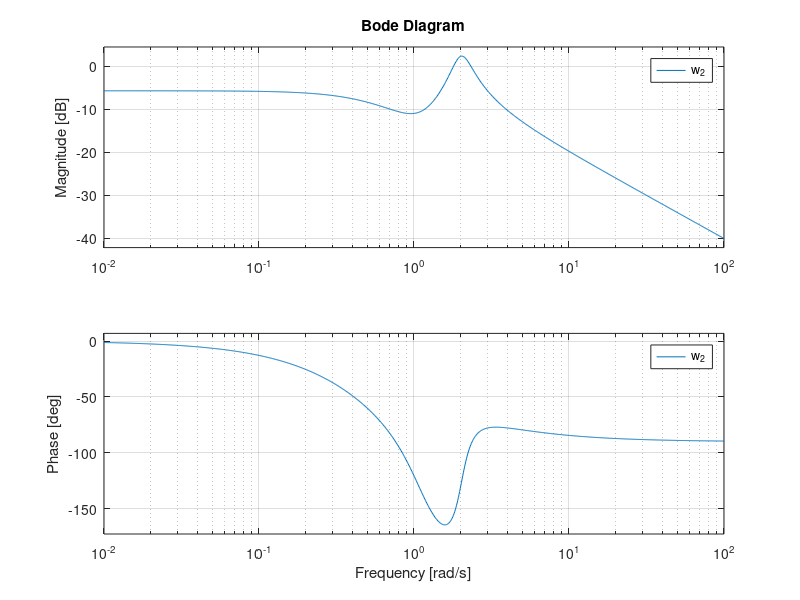

Reproduce this figure in MATLAB.
clear;
% Создание передаточной функции
s = tf('s');

w_1 = (2*s+9)/(s^2+s+9);
w_2 = (10*s^2-10*s+13)/(10*s^3+37*s+25);


% Расчет запаса устойчивости по амплитуде
[Gm,Pm,Wcg,Wcp] = margin(w_1); % Gm - запас устойчивости по амплитуде

% Построение диаграммы Боде
bode(w_2)
grid on

% Вывод запаса устойчивости по амплитуде
disp(Pm)
